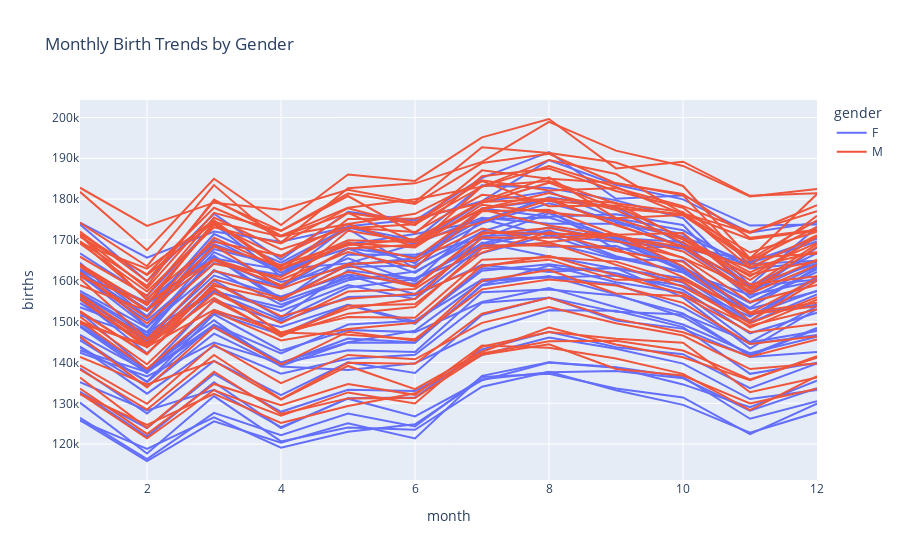

The notebook cell this image was saved under:
### Markdown cell above
This shows how many Births over a Time period and per day

### Code cell
# Additional functionality 1: Monthly birth trends for each gender
gender_monthly_births = df.groupby(['year', 'month', 'gender'])['births'].sum().reset_index()

# Plot separate line plots for male and female birth rates
fig = px.line(gender_monthly_births, x='month', y='births', color='gender', line_group='year',
              title='Monthly Birth Trends by Gender')
fig.show()
